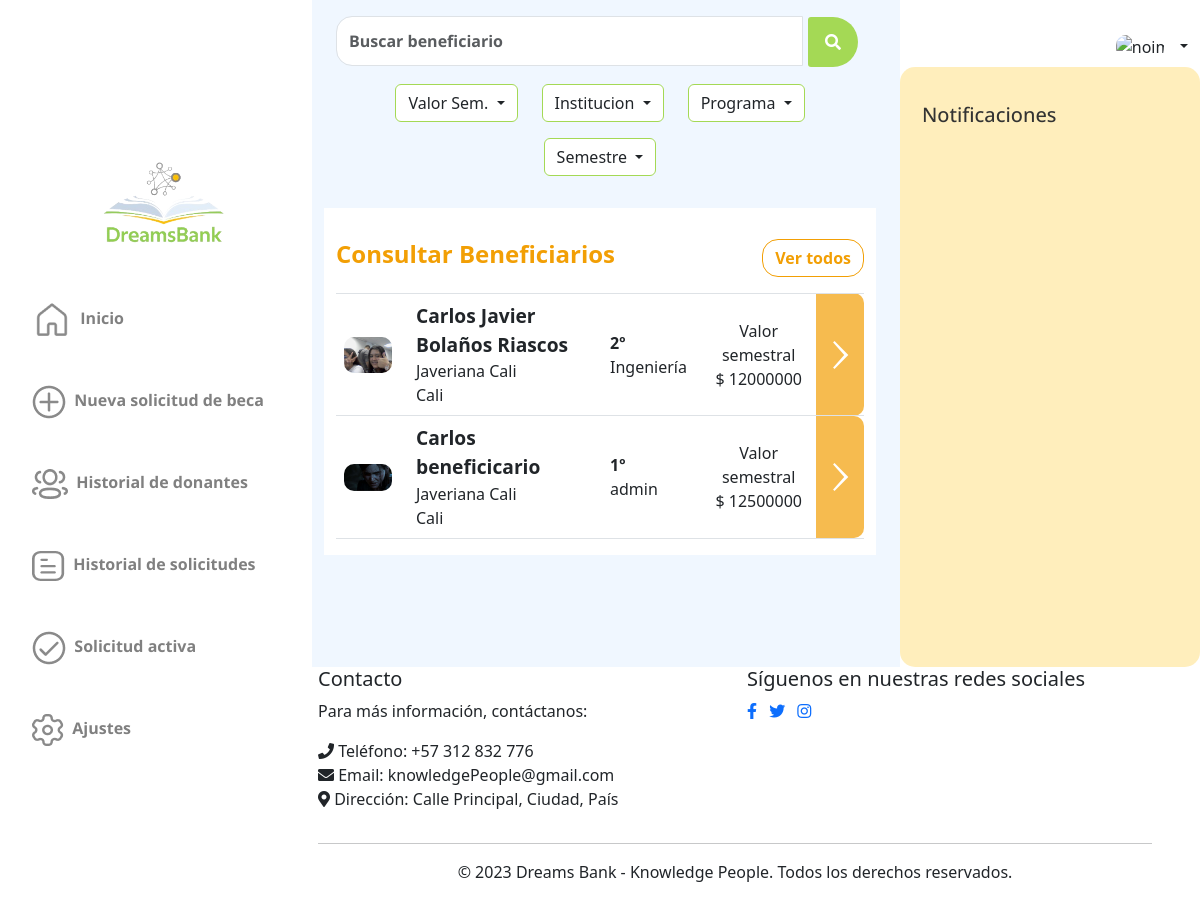
The app's page /scholarships/lookbeneficiaries/ with its own data.
### scholarships/models.py (models this page shows, shortened)
class Scholarship(models.Model):
    stratum = models.CharField(max_length=2,null=False)
    photocopy_id = models.FileField(upload_to="files/",null=False, blank=False)
    motivational_letter = models.TextField(max_length=2000,null=False)
    certificate = models.FileField(upload_to="files/",null=False, blank=False)
    value_period = models.IntegerField(null=False)
    icfes_score = models.IntegerField(null=False)
    period_current = models.IntegerField(null=False)
    program_adm = models.CharField(max_length=40,null=False)
    optionsapplication = (('NI','Nuevo Ingreso'),
              ('A','Antiguo'))
    application_type = models.CharField(max_length=40,choices=optionsapplication,null=False)
    optionsstate = (('P','Pendiente'),
                     ('A','Aceptada'),
                     ('R','Rechazada'))
    state = models.CharField(max_length=30,choices=optionsstate,null=False)
    total_periods = models.IntegerField(null=False)
    optionsactive = (('AC','Activo'),
                     ('IN','Inactivo'))
    active = models.CharField(max_length=20,choices=optionsactive,default='Activo',null=False)
    date_application = models.DateTimeField(auto_now_add=True)
    id_user = models.ForeignKey(Beneficiary,null=False,blank=False,on_delete=models.CASCADE)
    institution = models.ForeignKey(Institution,null=False,blank=False, on_delete=models.CASCADE)

### users/models.py (models this page shows, shortened)
class User(AbstractBaseUser, PermissionsMixin):
    username=None
    BENEFICIARY=1
    NATURALDONOR=2
    LEGALDONOR=3
    INSTITUTION=4
    ADMIN=5
    ROLE_CHOICE=(
          (BENEFICIARY, 'Beneficiario'),
          (NATURALDONOR,'Donante natural'),
          (LEGALDONOR,'Donante juridico'),
          (INSTITUTION,'Institución'),
          (ADMIN,'Admin'),
    )
    TI=1
    CC=2
    CE=3
    NIT=4
    IDTYPE_CHOICE= ((TI,'Tarjeta de Identidad'),
                (CC,'Cédula de Ciudadanía'),
                ( CE,'Cédula extranjera'),
                (NIT,'NIT'))
    email = models.EmailField(_("email address"), unique=True)
    name=models.CharField(max_length=100,null=False)
    profilePicture= models.ImageField(upload_to="users",null=True, blank=True)
    idType = models.PositiveSmallIntegerField(choices=IDTYPE_CHOICE,null=False)
    numID = models.CharField(max_length=10,null=False)
    role=models.PositiveSmallIntegerField(choices=ROLE_CHOICE,null=False)
    date_joined = models.DateTimeField(auto_now_add=True)
    last_login= models.DateTimeField(auto_now_add=True)
    created_date = models.DateTimeField(auto_now_add=True)
    modified_date = models.DateTimeField(auto_now_add=True)
    contact = models.CharField(max_length=15)
    notifications = models.ManyToManyField(Notification)
    is_staff = models.BooleanField(default=False)
    is_active = models.BooleanField(default=True)
    is_admin = models.BooleanField(default=False)
    is_superadmin = models.BooleanField(default=False)
    is_superuser = models.BooleanField(default=False)
    date_joined = models.DateTimeField(default=timezone.now)
    USERNAME_FIELD = "email"
    REQUIRED_FIELDS = ['name', 'idType', 'numID', 'role']
    objects = UserManager()

class Institution(User):
    description = models.TextField(max_length=255)
    TYPE_CHOICES = (
        ('Tecnica', 'Tecnica'),
        ('Tecnologica', 'Tecnologica'),
        ('Pregrado', 'Pregrado'),
        ('Posgrado','Posgrado')
    )
    type_institution = models.CharField(
        max_length=255,
        blank = False,
    )
    address = models.CharField(max_length=100)
    city = models.CharField(max_length=70)
    money_donation = models.IntegerField(default=0)
    optionsstate= (('A','Aprobada'),
                     ('P','Pendiente'),
                     ('R','Rechazada'))
    verificationState = models.CharField(max_length=30,choices=optionsstate,null=False, default='P')

### scholarships/views.py (the view)
# urls.py: path("lookbeneficiaries/", views.LookBeneficiaries.as_view(), name='look_beneficiaries'),
class LookBeneficiaries(ListView):
    def get(self, request):
        if request.user.id == 4:
            semester = []
            for i in range(1,13):
                semester.append(i)
            intervals = [(0,2000000),(2000001,5000000),(5000001,10000000),(10000001,20000000),(20000000,50000000)]
            idIns = request.user.id
            institutions = request.user.name
            scholarships = Scholarship.objects.filter(scolarship_donation__id_user=idIns)
            data = {'semesters':semester,'scholarships':scholarships,'institutions':institutions,'intervals':intervals}
            return render(request, 'lookbeneficiaries.html',data)
        else:
            semester = []
            for i in range(1,13):
                semester.append(i)
            intervals = [(0,2000000),(2000001,5000000),(5000001,10000000),(10000001,20000000),(20000000,50000000)]
            institutions = Institution.objects.all()
            scholarships = Scholarship.objects.all()
            data = {'semesters':semester,'scholarships':scholarships,'institutions':institutions,'intervals':intervals}
            return render(request, 'lookbeneficiaries.html',data)

### scholarships/templates/lookbeneficiaries.html (shortened to what this page needs)
{% extends 'base.html' %} {% load static %}
  {% block content %}
  <link href="https://cdn.jsdelivr.net/npm/bootstrap@5.3.0-alpha3/dist/css/bootstrap.min.css" rel="stylesheet"
 />
  <link rel="stylesheet" href="https://cdnjs.cloudflare.com/ajax/libs/font-awesome/5.15.3/css/all.min.css">
  <link href="{% static '/lookbeneficiaries.css' %}" rel="stylesheet" />
</head>
<body>
  <div class="container-fluid">
    <form class="d-flex col=lg-12" action="{% url 'scholarships:searchBen' %}" method="post">
      <div class="input-group">
      <input type="text" name="inputsearch"  class="form-control custom-input" placeholder="Buscar beneficiario" aria-label="Buscar"
      style="font-weight: bolder;" >
      <div class="input-group-append">
      <button style="
      border: none; background-color: transparent;" type="submit">
      <span class="input-group-text search-icon">
        <i class="fas fa-search"></i>
      </span>
      </button>
      </div>
      </div>
    </form>
    <div class="row d-flex justify-content-center">
      <div class="d-flex justify-content-center mt-3" style=" width:auto;">
        <div class="dropdown text-center ">
          <button class="btn dropdown-toggle" type="button" data-bs-toggle="dropdown" aria-expanded="false"
            style="background-color: white; border: 0.5px solid #A4D955;">
            Valor Sem.
          </button>
        </div>
      </div>
      {% if user.role != 4 %}
      <div class="d-flex justify-content-center mt-3" style="width: auto;">
        <div class="dropdown text-center">
          <button class="btn dropdown-toggle" type="button" data-bs-toggle="dropdown" aria-expanded="false"
            style="background-color: white; border: 0.5px solid #A4D955;">
            Institucion
          </button>
        </div>
      </div>
      {% endif %}
      <div class="d-flex justify-content-center mt-3" style=" width: auto;">
        <div class="dropdown text-center">
          <button class="btn dropdown-toggle" type="button" data-bs-toggle="dropdown" aria-expanded="false"
            style="background-color: white; border: 0.5px solid #A4D955;">
            Programa
          </button>
        </div>
      </div>
      <div class=" d-flex justify-content-center mt-3" style=" width: 9.5rem;">
        <div class="dropdown w-100 text-center">
          <button class="btn dropdown-toggle" type="button" data-bs-toggle="dropdown" aria-expanded="false"
            style="background-color: white; border: 0.5px solid #A4D955;">
            Semestre
          </button>
        </div>
      </div>
    </div>
    <div class="row " style="background-color: white; margin-top:2rem">
      <div class="col-lg-8 d-flex">
        <h4 style="color: #F29F05; font-weight: bolder; margin-top: 2rem;">Consultar Beneficiarios</h4>
      </div>
      <div class="col-lg-4 align-self-end d-flex justify-content-end">
        <button class="btn itemall" type="button" aria-expanded="false">
          <a class="text-center itemn " href="{% url 'scholarships:look_beneficiaries' %}"> Ver todos </a>
        </button>
      </div>
      <div class="table-responsive" >
        <table class="table">
          <thead>
            <tr>
              <th></th>
              <th></th>
              <th></th>
              <th></th>
              <th style="width: 2rem"></th>
            </tr>
          </thead>
          <tbody>
            {% if scholarships %}
            {% for x in scholarships %}
            <tr class="mt-3 align-middle">
              <td class="align-middle" style="border-top-left-radius: 10px; border-bottom-left-radius: 10px;">
                {% if x.id_user.profilePicture != "" %}
                <img src="/media/{{ x.id_user.profilePicture }}" class="img-fluid" alt="noimage"
                  style="max-width: 3rem; max-height: 3rem; border-radius: 10px; margin-right: 0.5rem;">
                {% else %}
                <img src="/media/users/profile_default.png" class="img-fluid" alt="noimage"
                  style="max-width: 3rem; max-height: 3rem; border-radius: 10px; margin-right: 0.5rem;">
                {% endif %}
              </td>
              <td>
                <div class="row">
                  <div class="col-12" style="font-weight: bolder; font-size: larger;">{{ x.id_user.name|capfirst }}
                  </div>
                  <div class="col-12">{{ x.institution.name }}</div>
                  <div class="col-12">{{ x.institution.city }}</div>
                </div>
              </td>
              <td>
                <div class="row ">
                  <div class="col-12" style="font-weight: 700;">{{ x.period_current }}º</div>
                  <div class="col-12">{{ x.program_adm }}</div>
                </div>
              </td>
              <td>
                <div class="row my-auto">
                  <div class="col-12 text-center">Valor semestral</div>
                  <div class="col-12 text-center">$ {{ x.value_period }}</div>
                </div>
              </td>
              <td
                style="background-color: rgba(242, 159, 5, 0.7); border-top-right-radius: 10px; border-bottom-right-radius: 10px;"
                class="align-middle">
                <div class="d-flex align-items-center justify-content-center">
                  <button type="submit" class="btn btn-link p-0" style=" border: none;" name="viewBeneficiaryDetails"
                    data-scholarship-id="{{ x.id_user.name }}">
                    <a href="{% url 'scholarships:showdetailsbeneficiary' id=x.id %}">
                    <img src="/media/images/Forward.png" class="img-fluid" alt="noimage"
                      style="max-width: 3rem; max-height: 3rem;">
                    </a>
                  </button>
                </div>
              </td>
            </tr>
            {% endfor %}
            {% endif %}
          </tbody>
        </table>
      </div>
    </div>
  </div>
  {% endblock %}

### static/css/_base_menu.css (style rules this page uses)
body { background-color: #F0F7FF; }

### static/css/lookbeneficiaries.css (style rules this page uses)
.search-icon { background-color: #A4D955; border: none; color: white; border-top-right-radius: 100%; border-bottom-right-radius: 100%; cursor: pointer; height: 50px; }
.search-icon i { padding: 5px; }
.custom-input { height: 50px; font-family: 'Open Sans', sans-serif; border-radius: 1rem; }

### scholarships/templates/lookbeneficiaries.html (style rules this page uses)
.itemall { background-color: white; border: 1px solid #F29F05; border-radius: 1rem; }
.itemn { color: #F29F05; font-weight: 600; text-decoration: none; }

### records on screen
Scholarship: id_user.profilePicture (picture), id_user.name "Carlos Javier Bolaños Riascos", institution.name "Javeriana Cali", institution.city "Cali", period_current "2", program_adm "Ingeniería", value_period "12000000"
Scholarship: id_user.profilePicture (picture), id_user.name "Carlos beneficicario", institution.name "Javeriana Cali", institution.city "Cali", period_current "1", program_adm "admin", value_period "12500000"
